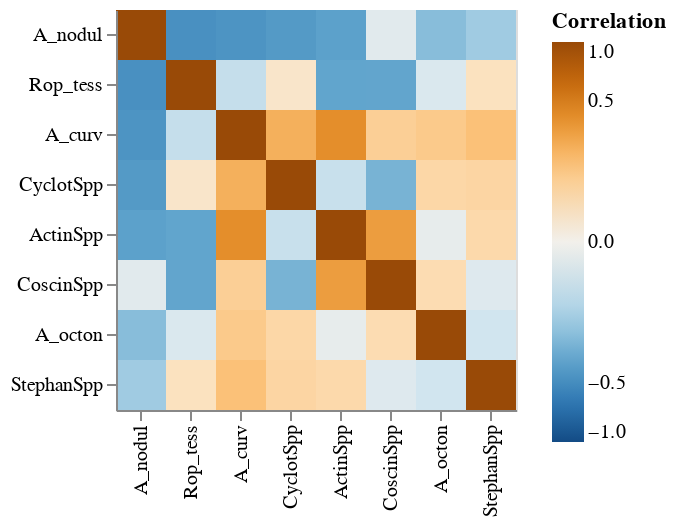

Here is the notebook cell this chart was saved with:
### Markdown cell above
#### (ii) Visualize the correlation matrix as a heatmap

Have a look at either lab 5 or [this example](https://altair-viz.github.io/gallery/simple_heatmap.html) (or both!). Notice that to make a heatmap of a matrix, you'll need to melt it into long format.

1. Melt `corr_mx` to obtain a dataframe with three columns: 
    + `row`, which contains the values of the index of `corr_mx` (taxon names); 
    + `column`, which contains the names of the columns of `corr_mx` (also taxon names); and
    + `Correlation`, which contains the values of `corr_mx`.
    Store the result as `corr_mx_long`.


2. Create an Altair chart based on `corr_mx_long` and construct the heatmap by following the examples indicated above.
    + Adjust the color scheme to `blueorange` over the extent (-1, 1) to obtain a diverging color gradient where a correlation of zero is blank (white).
    + Adjust the color legend to indicate the color values corresponding to correlations of 1, 0.5, 0, -0.5, and -1.
    + Sort the rows and columns in ascending order of correlation.

### Code cell
# melt corr_mx
corr_mx_long = corr_mx.reset_index().rename(
    columns = {'index': 'row'}
).melt(
    id_vars = 'row',
    var_name = 'column',
    value_name = 'Correlation'
)

# construct plot
heatmap = alt.Chart(corr_mx_long).mark_rect().encode(
    x = alt.X('column', title = '', sort = {'field': 'Correlation', 'order': 'ascending'}),
    y = alt.Y('row', title = '', sort = {'field': 'Correlation', 'order': 'ascending'}),
    color = alt.Color('Correlation', 
                      scale = alt.Scale(scheme = 'blueorange',
                                        domain = (-1, 1), 
                                        type = 'sqrt'),
                     legend = alt.Legend(tickCount = 5))
).properties(width = 200, height = 200)
heatmap

### Figure 1 — Vega-Lite specification as saved in the notebook (floating-point values rounded to 4 significant figures)
{"config": {"view": {"continuousWidth": 400, "continuousHeight": 300}}, "data": {"name": "data-fe6df5b6aeb9342b2a08565aebacc710"}, "mark": "rect", "encoding": {"color": {"type": "quantitative", "field": "Correlation", "legend": {"tickCount": 5}, "scale": {"domain": [-1, 1], "scheme": "blueorange", "type": "sqrt"}}, "x": {"type": "nominal", "field": "column", "sort": {"field": "Correlation", "order": "ascending"}, "title": ""}, "y": {"type": "nominal", "field": "row", "sort": {"field": "Correlation", "order": "ascending"}, "title": ""}}, "height": 200, "width": 200, "$schema": "https://vega.github.io/schema/vega-lite/v4.0.2.json", "datasets": {"data-fe6df5b6aeb9342b2a08565aebacc710": [{"row": "A_curv", "column": "A_curv", "Correlation": 1.0}, {"row": "A_octon", "column": "A_curv", "Correlation": 0.1115}, {"row": "ActinSpp", "column": "A_curv", "Correlation": 0.3909}, {"row": "A_nodul", "column": "A_curv", "Correlation": -0.4468}, {"row": "CoscinSpp", "column": "A_curv", "Correlation": 0.09122}, {"row": "CyclotSpp", "column": "A_curv", "Correlation": 0.2194}, {"row": "Rop_tess", "column": "A_curv", "Correlation": -0.06269}, {"row": "StephanSpp", "column": "A_curv", "Correlation": 0.1519}, {"row": "A_curv", "column": "A_octon", "Correlation": 0.1115}, {"row": "A_octon", "column": "A_octon", "Correlation": 1.0}, {"row": "ActinSpp", "column": "A_octon", "Correlation": -0.005009}, {"row": "A_nodul", "column": "A_octon", "Correlation": -0.218}, {"row": "CoscinSpp", "column": "A_octon", "Correlation": 0.04959}, {"row": "CyclotSpp", "column": "A_octon", "Correlation": 0.06525}, {"row": "Rop_tess", "column": "A_octon", "Correlation": -0.02305}, {"row": "StephanSpp", "column": "A_octon", "Correlation": -0.04102}, {"row": "A_curv", "column": "ActinSpp", "Correlation": 0.3909}, {"row": "A_octon", "column": "ActinSpp", "Correlation": -0.005009}, {"row": "ActinSpp", "column": "ActinSpp", "Correlation": 1.0}, {"row": "A_nodul", "column": "ActinSpp", "Correlation": -0.3635}, {"row": "CoscinSpp", "column": "ActinSpp", "Correlation": 0.306}, {"row": "CyclotSpp", "column": "ActinSpp", "Correlation": -0.05573}, {"row": "Rop_tess", "column": "ActinSpp", "Correlation": -0.3434}, {"row": "StephanSpp", "column": "ActinSpp", "Correlation": 0.05849}, {"row": "A_curv", "column": "A_nodul", "Correlation": -0.4468}, {"row": "A_octon", "column": "A_nodul", "Correlation": -0.218}, {"row": "ActinSpp", "column": "A_nodul", "Correlation": -0.3635}, {"row": "A_nodul", "column": "A_nodul", "Correlation": 1.0}, {"row": "CoscinSpp", "column": "A_nodul", "Correlation": -0.01092}, {"row": "CyclotSpp", "column": "A_nodul", "Correlation": -0.4073}, {"row": "Rop_tess", "column": "A_nodul", "Correlation": -0.4719}, {"row": "StephanSpp", "column": "A_nodul", "Correlation": -0.1514}, {"row": "A_curv", "column": "CoscinSpp", "Correlation": 0.09122}, {"row": "A_octon", "column": "CoscinSpp", "Correlation": 0.04959}, {"row": "ActinSpp", "column": "CoscinSpp", "Correlation": 0.306}, {"row": "A_nodul", "column": "CoscinSpp", "Correlation": -0.01092}, {"row": "CoscinSpp", "column": "CoscinSpp", "Correlation": 1.0}, {"row": "CyclotSpp", "column": "CoscinSpp", "Correlation": -0.2662}, {"row": "Rop_tess", "column": "CoscinSpp", "Correlation": -0.3418}, {"row": "StephanSpp", "column": "CoscinSpp", "Correlation": -0.01633}, {"row": "A_curv", "column": "CyclotSpp", "Correlation": 0.2194}, {"row": "A_octon", "column": "CyclotSpp", "Correlation": 0.06525}, {"row": "ActinSpp", "column": "CyclotSpp", "Correlation": -0.05573}, {"row": "A_nodul", "column": "CyclotSpp", "Correlation": -0.4073}, {"row": "CoscinSpp", "column": "CyclotSpp", "Correlation": -0.2662}, {"row": "CyclotSpp", "column": "CyclotSpp", "Correlation": 1.0}, {"row": "Rop_tess", "column": "CyclotSpp", "Correlation": 0.01815}, {"row": "StephanSpp", "column": "CyclotSpp", "Correlation": 0.07068}, {"row": "A_curv", "column": "Rop_tess", "Correlation": -0.06269}, {"row": "A_octon", "column": "Rop_tess", "Correlation": -0.02305}, {"row": "ActinSpp", "column": "Rop_tess", "Correlation": -0.3434}, {"row": "A_nodul", "column": "Rop_tess", "Correlation": -0.4719}, {"row": "CoscinSpp", "column": "Rop_tess", "Correlation": -0.3418}, {"row": "CyclotSpp", "column": "Rop_tess", "Correlation": 0.01815}, {"row": "Rop_tess", "column": "Rop_tess", "Correlation": 1.0}, {"row": "StephanSpp", "column": "Rop_tess", "Correlation": 0.03261}, {"row": "A_curv", "column": "StephanSpp", "Correlation": 0.1519}, {"row": "A_octon", "column": "StephanSpp", "Correlation": -0.04102}, {"row": "ActinSpp", "column": "StephanSpp", "Correlation": 0.05849}, {"row": "A_nodul", "column": "StephanSpp", "Correlation": -0.1514}, {"row": "CoscinSpp", "column": "StephanSpp", "Correlation": -0.01633}, {"row": "CyclotSpp", "column": "StephanSpp", "Correlation": 0.07068}, {"row": "Rop_tess", "column": "StephanSpp", "Correlation": 0.03261}, {"row": "StephanSpp", "column": "StephanSpp", "Correlation": 1.0}]}}
